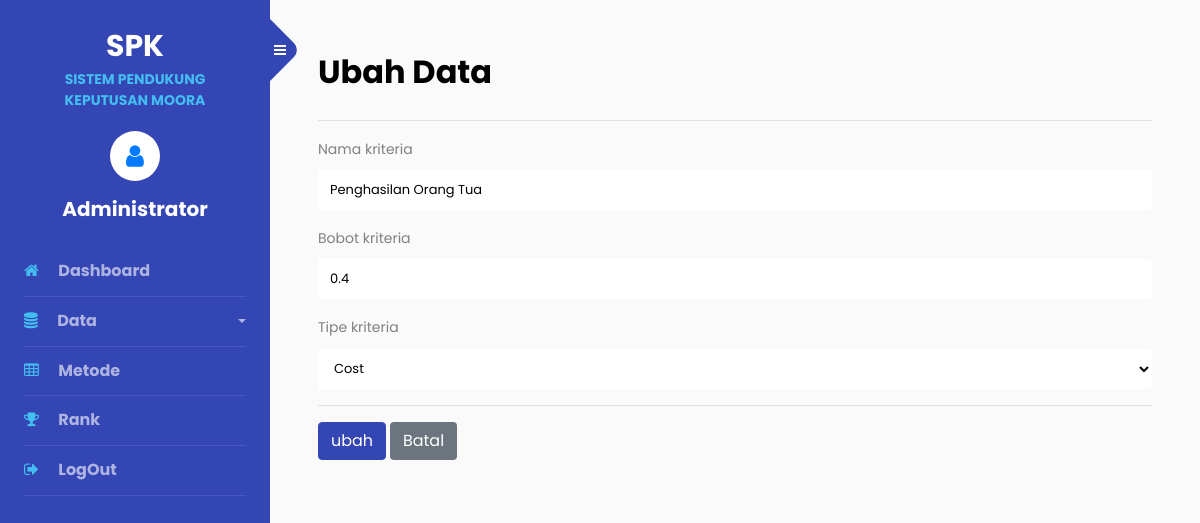
Page /admin/kriteria-ubah.php?id_kriteria=11 (signed in) on the committed database.
### tables this page shows
CREATE TABLE `tbl_akun` (
  `id_akun` int(11) NOT NULL,
  `nama_lengkap` varchar(50) NOT NULL,
  `username` varchar(50) NOT NULL,
  `password` varchar(30) NOT NULL
);

CREATE TABLE `tbl_kriteria` (
  `id_kriteria` int(11) NOT NULL,
  `nama_kriteria` varchar(30) NOT NULL,
  `bobot_kriteria` double NOT NULL,
  `tipe_kriteria` varchar(10) NOT NULL
);

### admin/kriteria-ubah.php (the view, shortened to what this page needs)
<?php
include "../asset/conn/config.php";
include "header.php"; ?>
<h2 class="mb-4 font-weight-bolder">Ubah Data</h2>
<hr>
<?php
$sql = "SELECT * FROM tbl_kriteria WHERE id_kriteria='$_GET[id_kriteria]'";
$stm = $conn->query($sql);
$a = $stm->fetch_assoc(); ?>
<form action="kriteria-ubah.php?aksi=ubah" method="post">
    <div class="form-group">
        <label>Nama kriteria</label>
        <input type="text" name="nama_kriteria" class="form-control" value="<?= $a['nama_kriteria'] ?>">
    </div>
    <div class="form-group">
        <label>Bobot kriteria</label>
        <input type="number" step="any" name="bobot_kriteria" class="form-control" value="<?= $a['bobot_kriteria'] ?>">
    </div>
    <div class="form-group">
        <label>Tipe kriteria</label>
        <select name="tipe_kriteria" class="form-control">
            <option selected><?= $a['tipe_kriteria'] ?></option>
        </select>
    </div>
    <hr>
    <input type="submit" value="ubah" class="btn btn-primary">
    <a href="kriteria.php" class="btn badge-secondary">Batal</a>
</form>

### admin/header.php (shortened to what this page needs)
<?php
include "../asset/conn/config.php";
$query = "SELECT * FROM tbl_akun WHERE id_akun ='$_SESSION[id_akun]'";
$stm = $conn->query($query);
$row = $stm->fetch_assoc();
?>
<!Doctype html>
<html lang="en">
<head>
	<link rel="stylesheet" href="https://stackpath.bootstrapcdn.com/font-awesome/4.7.0/css/font-awesome.min.css">
	<link rel="stylesheet" href="../asset/sidebar/css/style.css">
</head>
<body>
	<div class="wrapper d-flex align-items-stretch">
		<nav id="sidebar">
			<div class="custom-menu">
				<button type="button" id="sidebarCollapse" class="btn btn-primary">
					<i class="fa fa-bars"></i>
				</button>
			</div>
			<div class="p-4">
				<h1><a href="index.php" class="logo">SPK <span>SISTEM PENDUKUNG KEPUTUSAN MOORA</span>
					</a></h1>
				<div class="user-icon-container">
					<div class="user-icon">
						<span class="fa fa-user text-primary"></span>
					</div>
					<div class="user-text font-weight-bolder">
						<?= $row['nama_lengkap'] ?>
					</div>
				</div>
				<ul class="list-unstyled components mb-5">
					<li>
						<a href="index.php" class="font-weight-bolder"><span class="fa fa-home mr-3"></span> Dashboard</a>
					</li>
					<li>
						<a id="dataDropdown" data-toggle="collapse" aria-expanded="false" class="dropdown-toggle font-weight-bolder">
							<span class="fa fa-database mr-3"></span> Data
						</a>
					</li>
					<li>
						<a href="metode.php" class="font-weight-bolder"><span class="fa fa-table mr-3"></span> Metode</a>
					</li>
					<li>
						<a href="rank.php" class="font-weight-bolder"><span class="fa fa-trophy mr-3"></span> Rank</a>
					</li>
					<li>
						<a href="logout.php" class="font-weight-bolder"><span class="fa fa-sign-out mr-3"></span> LogOut</a>
					</li>
				</ul>
			</div>
		</nav>
		<div id="content" class="p-4 p-md-5 pt-5">
</body>
</html>

### admin/header.php (style rules this page uses)
.user-icon-container { display: flex; flex-direction: column; align-items: center; margin: 20px; }
.user-icon { width: 50px; height: 50px; background-color: #fff; border-radius: 50%; display: flex; align-items: center; justify-content: center; font-size: 25px; color: #555; }
.user-text { margin-top: 10px; font-size: 20px; text-align: center; }
.logo { text-align: center; display: block; margin: 0 auto; }
h1 { text-align: center; }
.logo span { display: block; font-size: 16px; }

### rows in the picture
tbl_akun: nama_lengkap "Administrator"
tbl_kriteria: nama_kriteria "Penghasilan Orang Tua", bobot_kriteria "0.4", tipe_kriteria "Cost"
